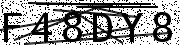
#> input picture samples/1.png, 180 x 45 px, found by its file name
$ python main.py
#> lines starting #> are read from the running program, lines starting #| are printed output that depends on the picture; after the words box and inside, x2 and y2 are one past the last pixel; in counts of white or black regions, pixels touching at a corner belong together
"""code snippets from blog post"""
import json

from PIL import Image


def main():
    """main"""

    # Opening the Image, convertring to grayscale
    image = Image.open("Blog Post/1.png").convert("L")
    pixel_matrix = image.load()

    # thresholding
    for column in range(0, image.height):
        for row in range(0, image.width):
            if pixel_matrix[row, column] != 0:
                pixel_matrix[row, column] = 255

    # stray line and pixel removal
    for column in range(1, image.height - 1):
        for row in range(1, image.width - 1):
            if pixel_matrix[row, column] == 0 \
                and pixel_matrix[row, column - 1] == 255 and pixel_matrix[row, column + 1] == 255:
                pixel_matrix[row, column] = 255
            if pixel_matrix[row, column] == 0 \
                and pixel_matrix[row - 1, column] == 255 and pixel_matrix[row + 1, column] == 255:
                pixel_matrix[row, column] = 255

    # image.save("lessnoise_image1.png")

    # Captcha Cracking Algorithm
    characters = "123456789abcdefghijklmnpqrstuvwxyz"
    captcha = ""
    with open("Blog Post/bitmaps.json", "r") as fin:
#> (reads bitmaps.json from the repository)
        bitmap = json.load(fin)

    # parses every character, 6 is number of characters
    for j in range( int(image.width / 6), image.width + 1, int(image.width / 6)):
        char_img = image.crop((j - 30, 12, j, 44))
        char_matrix = char_img.load()
        matches = {}
        for char in characters:
            match = 0
            black = 0
            bitmap_matrix = bitmap[char]
            for col in range(0, 32):
                for row in range(0, 30):
                    if char_matrix[row, col] == bitmap_matrix[col][row] \
                        and bitmap_matrix[col][row] == 0:
                        match += 1
                    if bitmap_matrix[col][row] == 0:
                        black += 1
            perc = float(match) / float(black)
            matches.update({perc: char[0].upper()})
        try:
            captcha += matches[max(matches.keys())]
        except ValueError:
            print("failed captcha")
            captcha += "0"
#> this loop made 6 passes
#> pass 1, in main, `char_img = image.crop((j - 30, 12, j, 44))`:
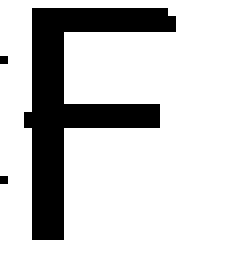
#> char_img: PIL image 30x32 L (shown 8 times larger); 79.5% white; 3 black regions (2 under 20 px), largest, box (x1, y1, x2, y2) and area: (3, 1, 22, 30) 195
#> pass 2, in main, `char_img = image.crop((j - 30, 12, j, 44))`:
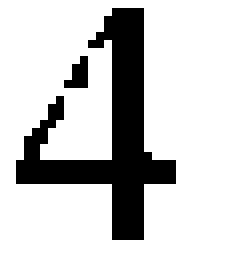
#> char_img: PIL image 30x32 L (shown 8 times larger); 79.7% white; 2 black regions (1 under 20 px), largest, box (x1, y1, x2, y2) and area: (2, 1, 22, 30) 187
#> pass 3, in main, `char_img = image.crop((j - 30, 12, j, 44))`:
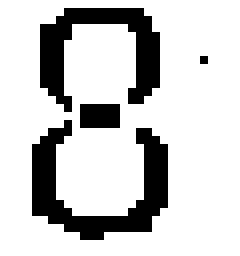
#> char_img: PIL image 30x32 L (shown 8 times larger); 79.6% white; black in thin lines or dots, all inside (x1, y1, x2, y2) = (4, 1, 26, 30)
    print(captcha)
#| F48DY8


if __name__ == '__main__':
    main()
